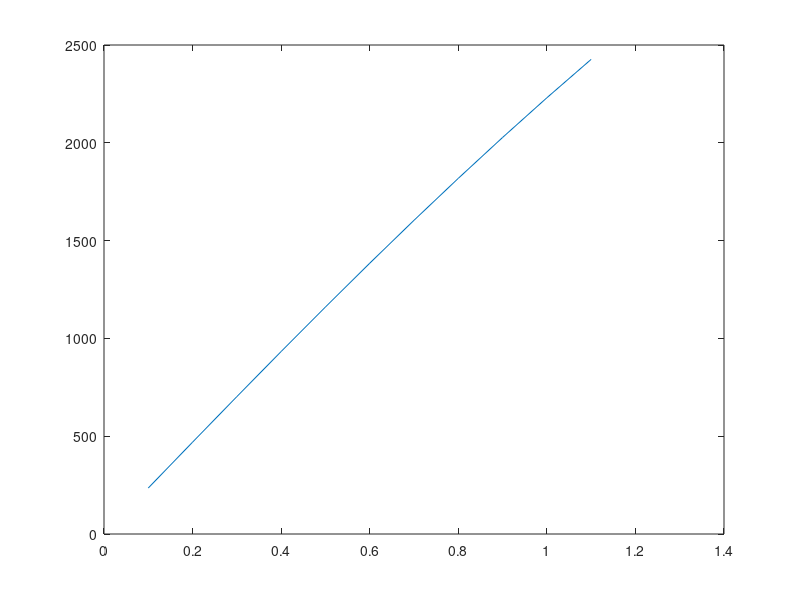
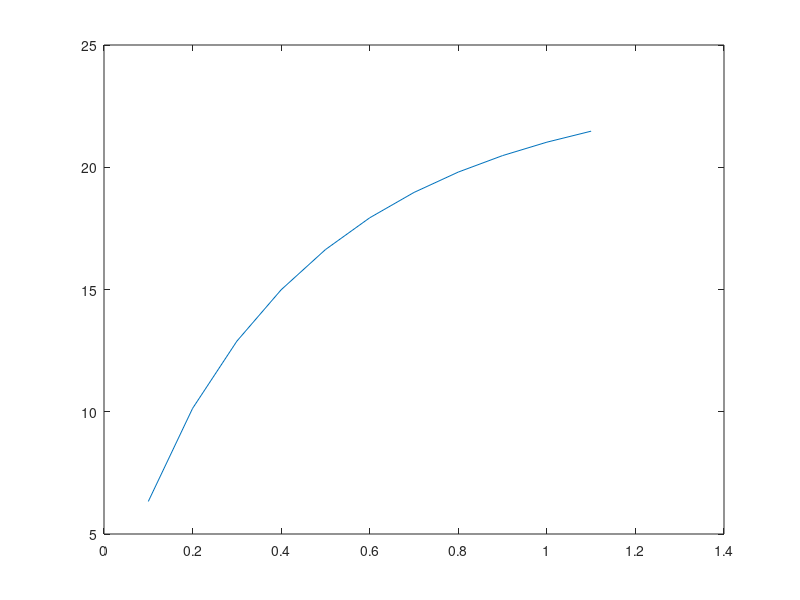

Reproduce these figures in MATLAB, in order.
%%%%%%%%%%%%%%%%%%%%%%%%%
%  AERE 355 HW1         %
%  Ian Norris           %
%%%%%%%%%%%%%%%%%%%%%%%%%


%%%  Function of Range(Cl) when Cl varies between 0.1 and 1.1 %%%

Cl = [.1,.2,.3,.4,.5,.6,.7,.8,.9,1,1.1]; %Coefficient of Lift
Cd0 = .035;  %Zero Drag Coefficient
e = .85;  %Induced Drag
p = .07651;  %Air Density
W = 200;  %Weight of Aircraft
AR = 8;  %Aspect Ratio
Cd = e + (Cl.*Cl)./(pi * e * AR);  %Expression for Coefficient of Drag
alpha = atan(-Cd./Cl);  %Expression for Alpha - Angle of Attack
v = sqrt((2 * W)./(AR * p .* cos(alpha)- Cd .* p .* sin(alpha)));
     % Expression for Airspeed Velocity of the Aircraft
vx = sqrt((v.*v)./((tan(alpha)).^2 + 1));  %Horizontal Velocity Vector
range = -2000./tan(alpha);  %Range of Aircraft - how far it can go

figure;
plot(Cl,range)  %Graphs Coefficient of Lift vs. Range of Aircraft

figure(2);
plot(Cl,vx)  %Graphs Coefficient of Lift vs. Velocity of Aircraft
